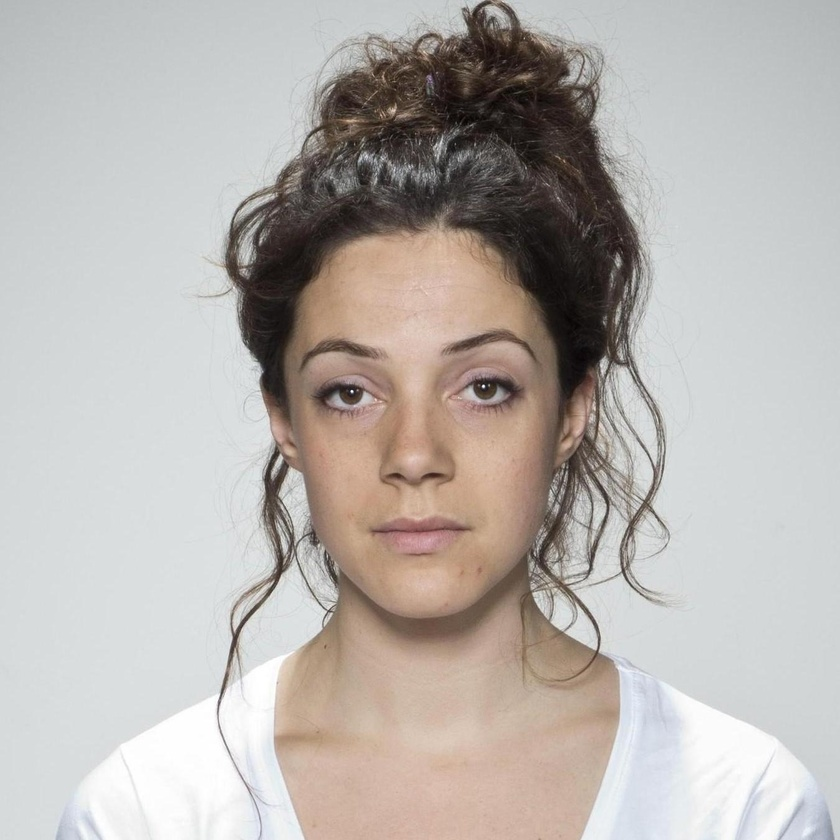
#> input picture faces/001_03.jpg, 840 x 840 px, shrunk from 1350 x 1350 before the run
$ python -i eyes.py   (imports and definitions only)
#> lines starting #> are read from the running program, lines starting #| are printed output that depends on the picture; after the words box and inside, x2 and y2 are one past the last pixel; in counts of white or black regions, pixels touching at a corner belong together
import cv2
import numpy as np
import argparse
import os
import keyboard
from face_utils import normalize_circle


directory = os.fsencode("crops")
directory2 = os.fsencode("faces")


def locate_iris(image):

#> called with image = 'faces/001_03.jpg'
    img = cv2.imread(image)
#> img is the input picture: shape (840, 840, 3); mean B, G, R 174.9, 179, 184.4

    rows, cols, _ = img.shape
#> rows = 840; cols = 840
    gray_img = cv2.cvtColor(img, cv2.COLOR_BGR2GRAY)
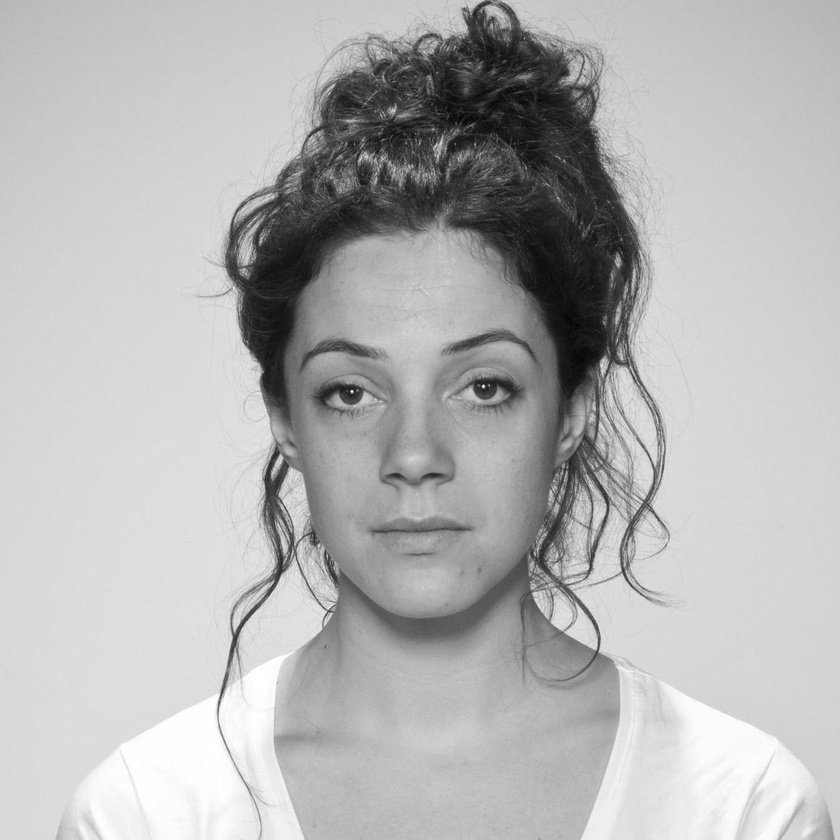
#> gray_img: shape (840, 840); min 1, max 255, mean 180.2
    gray_img = cv2.GaussianBlur(gray_img, (7, 7), 0)

    _, threshold = cv2.threshold(gray_img, 50, 255, cv2.THRESH_BINARY_INV)
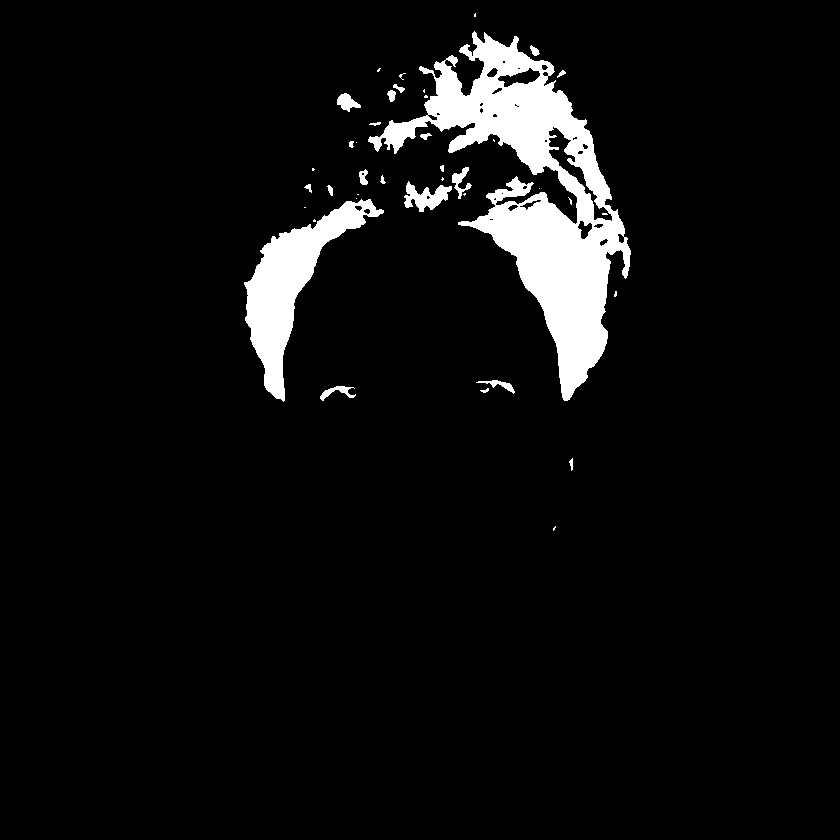
#> threshold: shape (840, 840); 5.7% white; 40 white regions (19 under 20 px)

    contours, _ = cv2.findContours(
        threshold, cv2.RETR_TREE, cv2.CHAIN_APPROX_SIMPLE)
#> contours = 73 contours, 42 with area under 20; largest, box (x1, y1, x2, y2) and area: (368, 31, 631, 401) 30394, (244, 199, 384, 402) 8143, (548, 126, 613, 222) 1158, (404, 181, 452, 212) 662, (497, 67, 541, 88) 435
    contours = sorted(contours, key=lambda x: cv2.contourArea(x), reverse=True)
    cv2.imshow("contours", threshold)
    for cnt in contours:
        (x, y, w, h) = cv2.boundingRect(cnt)
        # cv2.drawContours(img, [cnt], -1, (0, 0, 255), 3)
        cv2.rectangle(img, (x, y), (x+w, y+h), (255, 0, 0), 2)
        break
#> this loop made 1 pass
#> (x, y, w, h) on pass 1: (368, 31, 263, 370)
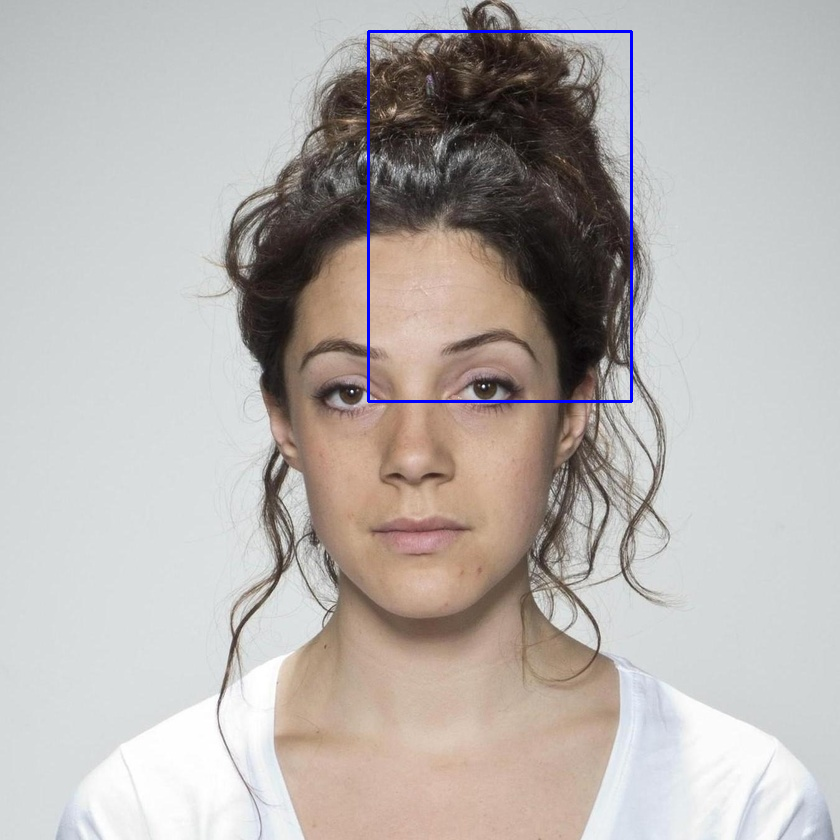
#> img: shape (840, 840, 3); 0.54% of pixels changed, all inside (x1, y1, x2, y2) = (367, 30, 633, 403)
    cv2.imshow("iris", img)
    cv2.waitKey(0)
    cv2.destroyAllWindows()


# Locate Iris using hough transformation
def hough_locate_iris(image):
    # Read Image as Gray-Scale
    img = cv2.imread(image, cv2.IMREAD_COLOR)
    # Convert to gray-scale
    gray = cv2.cvtColor(img, cv2.COLOR_BGR2GRAY)
    # Blur image to reduce noise
    img_blur = cv2.GaussianBlur(gray, (7, 7), 0)

    # Apply Hough Transform on the image
    circles = cv2.HoughCircles(img_blur, cv2.HOUGH_GRADIENT, 1,
                               10, param1=30, param2=10, minRadius=15, maxRadius=25)

    radius = None
    center = None
    offset = None
    # Draw Detected Circles
    if circles is not None:
        detected = True
        circles = np.uint16(np.around(circles))
        for i in circles[0, : 1, ]:
            # i[0] = x coordinate of center
            # i[1] = y coordinate of center
            # i[2] = radius of circle
            center = (i[0], i[1])
            radius = i[2]
            # Draw outer circle
            cv2.circle(img, center, radius, (0, 255, 0), 1)
            # Draw inner circle
            cv2.circle(img, center, 1, (0, 0, 255), 1)
        cv2.imshow("iris", img)
        cv2.waitKey(0)
        cv2.destroyAllWindows()

        center, radius, offset = normalize_circle(
            img, center, radius, maxRadius=25, minRadius=17)
    if center is not None:
        return center, radius, offset


# [20 lines not run here, left out]

>>> result = locate_iris('faces/001_03.jpg')

$ run again, on faces/017_03.jpg
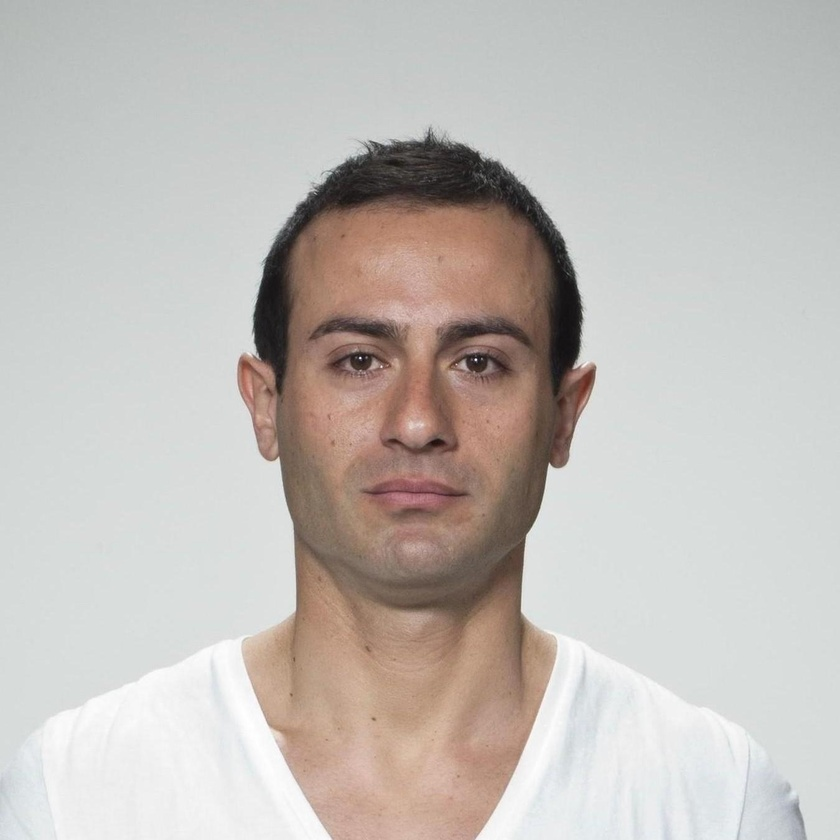
#> input picture faces/017_03.jpg, 840 x 840 px, shrunk from 1350 x 1350 before the run
#> in locate_iris, img is the input picture: shape (840, 840, 3); mean B, G, R 185, 189.3, 194.7
#> in locate_iris, `_, threshold = cv2.threshold(gray_img, 50, 255, cv2.THRESH_BINARY_INV)`:
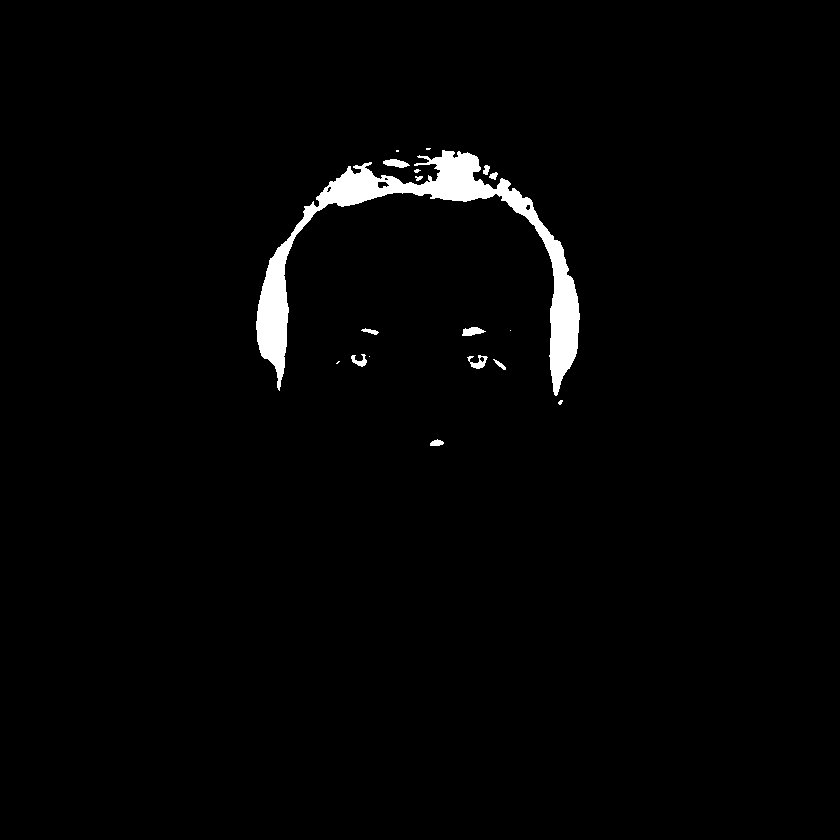
#> threshold: shape (840, 840); 1.9% white; 18 white regions (7 under 20 px)
#> contours = 23 contours, 11 with area under 20; largest, box (x1, y1, x2, y2) and area: (256, 150, 580, 396) 11676, (383, 159, 410, 168) 127, (467, 355, 488, 369) 118, (462, 327, 486, 336) 118, (351, 354, 367, 367) 76
#> the loop in locate_iris, `for cnt in contours:` made 1 pass
#> (x, y, w, h) on pass 1: (256, 150, 324, 246)
#> after the loop in locate_iris, `for cnt in contours:`:
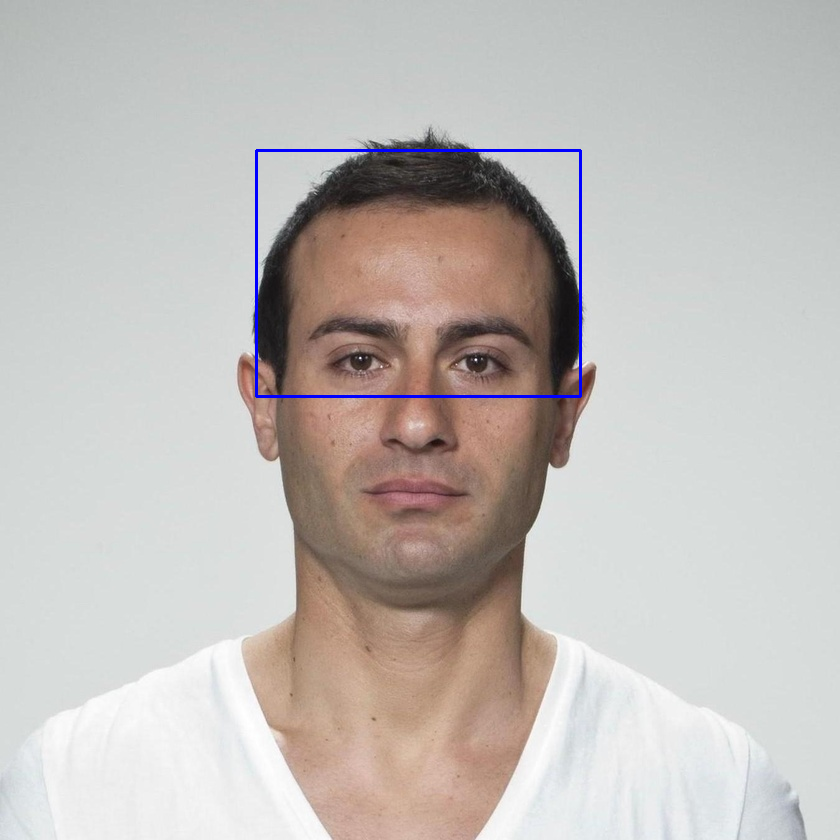
#> img: shape (840, 840, 3); 0.48% of pixels changed, all inside (x1, y1, x2, y2) = (255, 149, 582, 398)

$ run again, on faces/019_03.jpg
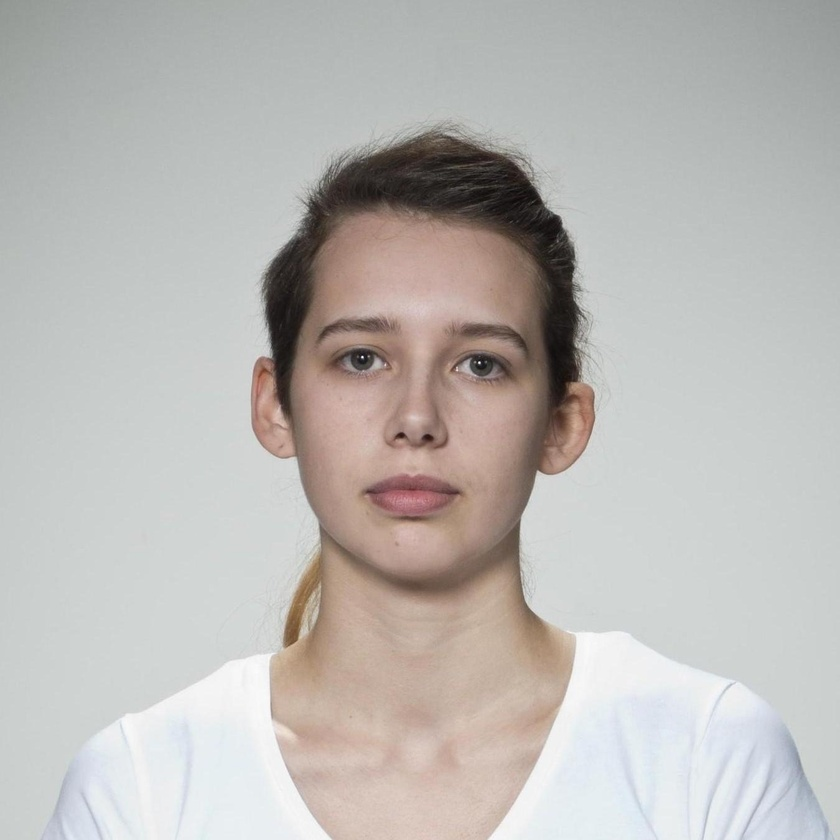
#> input picture faces/019_03.jpg, 840 x 840 px, shrunk from 1350 x 1350 before the run
#> in locate_iris, img is the input picture: shape (840, 840, 3); mean B, G, R 181.7, 184.8, 187.8
#> in locate_iris, `_, threshold = cv2.threshold(gray_img, 50, 255, cv2.THRESH_BINARY_INV)`:
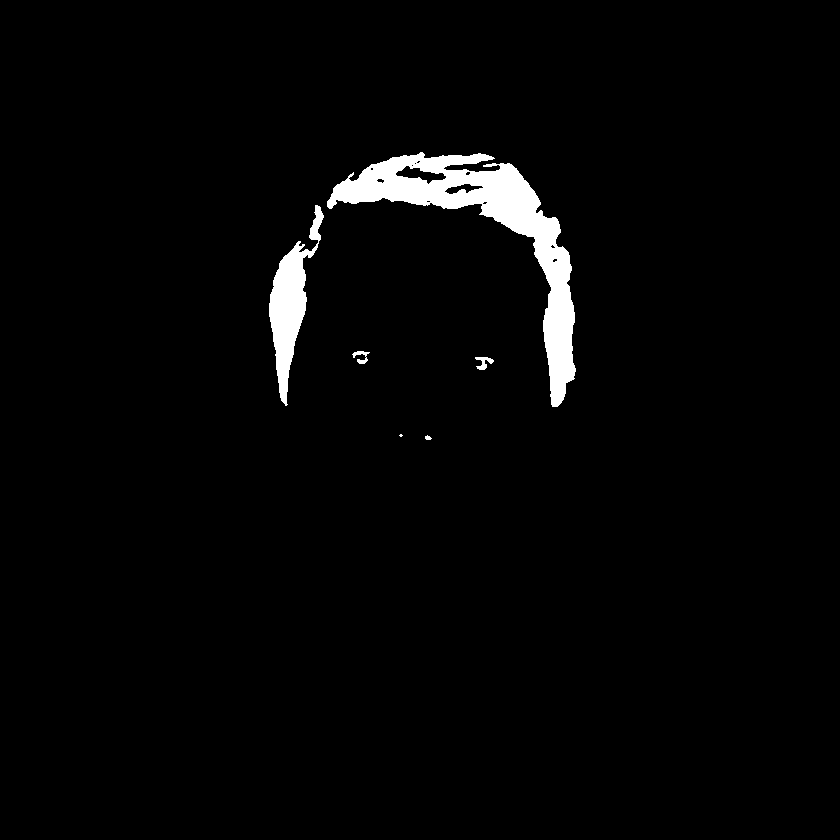
#> threshold: shape (840, 840); 2.5% white; 6 white regions (1 under 20 px)
#> contours = 18 contours, 11 with area under 20; largest, box (x1, y1, x2, y2) and area: (327, 152, 576, 407) 13402, (269, 205, 324, 406) 3685, (395, 165, 447, 185) 444, (444, 183, 484, 195) 216, (475, 357, 494, 370) 92, (352, 351, 370, 364) 72, (376, 178, 385, 184) 26
#> the loop in locate_iris, `for cnt in contours:` made 1 pass
#> (x, y, w, h) on pass 1: (327, 152, 249, 255)
#> after the loop in locate_iris, `for cnt in contours:`:
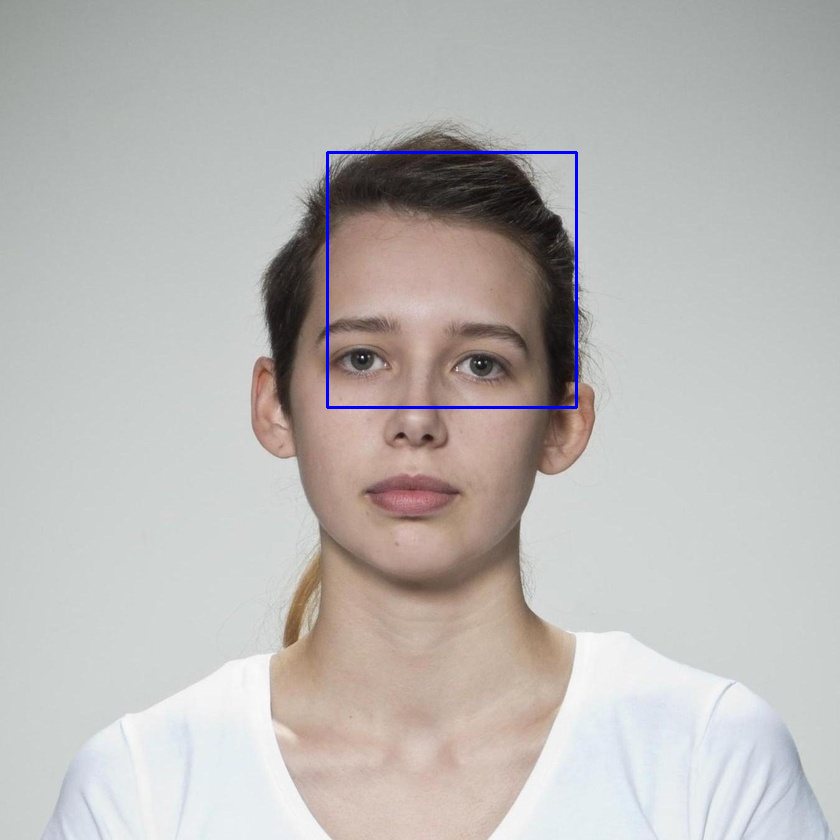
#> img: shape (840, 840, 3); 0.43% of pixels changed, all inside (x1, y1, x2, y2) = (326, 151, 578, 409)
